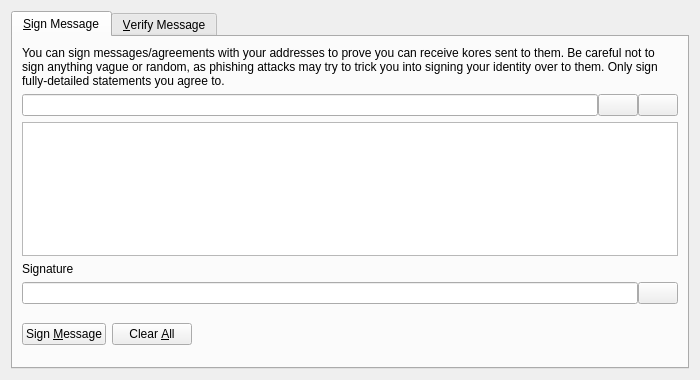
<?xml version="1.0" encoding="UTF-8"?>
<ui version="4.0">
 <class>SignVerifyMessageDialog</class>
 <widget class="QDialog" name="SignVerifyMessageDialog">
  <property name="geometry">
   <rect>
    <x>0</x>
    <y>0</y>
    <width>700</width>
    <height>380</height>
   </rect>
  </property>
  <property name="windowTitle">
   <string>Signatures - Sign / Verify a Message</string>
  </property>
  <property name="modal">
   <bool>true</bool>
  </property>
  <layout class="QVBoxLayout" name="verticalLayout">
   <item>
    <widget class="QTabWidget" name="tabWidget">
     <property name="currentIndex">
      <number>0</number>
     </property>
     <widget class="QWidget" name="tabSignMessage">
      <attribute name="title">
       <string>&amp;Sign Message</string>
      </attribute>
      <layout class="QVBoxLayout" name="verticalLayout_SM">
       <item>
        <widget class="QLabel" name="infoLabel_SM">
         <property name="text">
          <string>You can sign messages/agreements with your addresses to prove you can receive kores sent to them. Be careful not to sign anything vague or random, as phishing attacks may try to trick you into signing your identity over to them. Only sign fully-detailed statements you agree to.</string>
         </property>
         <property name="textFormat">
          <enum>Qt::PlainText</enum>
         </property>
         <property name="wordWrap">
          <bool>true</bool>
         </property>
        </widget>
       </item>
       <item>
        <layout class="QHBoxLayout" name="horizontalLayout_1_SM">
         <property name="spacing">
          <number>0</number>
         </property>
         <item>
          <widget class="QValidatedLineEdit" name="addressIn_SM">
           <property name="toolTip">
            <string>The Kore address to sign the message with</string>
           </property>
          </widget>
         </item>
         <item>
          <widget class="QPushButton" name="addressBookButton_SM">
           <property name="toolTip">
            <string>Choose previously used address</string>
           </property>
           <property name="text">
            <string/>
           </property>
           <property name="icon">
            <iconset resource="../kore.qrc">
             <normaloff>:/icons/address-book</normaloff>:/icons/address-book</iconset>
           </property>
           <property name="shortcut">
            <string>Alt+A</string>
           </property>
           <property name="autoDefault">
            <bool>false</bool>
           </property>
          </widget>
         </item>
         <item>
          <widget class="QPushButton" name="pasteButton_SM">
           <property name="toolTip">
            <string>Paste address from clipboard</string>
           </property>
           <property name="text">
            <string/>
           </property>
           <property name="icon">
            <iconset resource="../kore.qrc">
             <normaloff>:/icons/editpaste</normaloff>:/icons/editpaste</iconset>
           </property>
           <property name="shortcut">
            <string>Alt+P</string>
           </property>
           <property name="autoDefault">
            <bool>false</bool>
           </property>
          </widget>
         </item>
        </layout>
       </item>
       <item>
        <widget class="QPlainTextEdit" name="messageIn_SM">
         <property name="toolTip">
          <string>Enter the message you want to sign here</string>
         </property>
        </widget>
       </item>
       <item>
        <widget class="QLabel" name="signatureLabel_SM">
         <property name="text">
          <string>Signature</string>
         </property>
         <property name="textFormat">
          <enum>Qt::PlainText</enum>
         </property>
        </widget>
       </item>
       <item>
        <layout class="QHBoxLayout" name="horizontalLayout_2_SM">
         <property name="spacing">
          <number>0</number>
         </property>
         <item>
          <widget class="QLineEdit" name="signatureOut_SM">
           <property name="font">
            <font>
             <italic>true</italic>
            </font>
           </property>
           <property name="readOnly">
            <bool>true</bool>
           </property>
          </widget>
         </item>
         <item>
          <widget class="QPushButton" name="copySignatureButton_SM">
           <property name="toolTip">
            <string>Copy the current signature to the system clipboard</string>
           </property>
           <property name="text">
            <string/>
           </property>
           <property name="icon">
            <iconset resource="../kore.qrc">
             <normaloff>:/icons/editcopy</normaloff>:/icons/editcopy</iconset>
           </property>
           <property name="autoDefault">
            <bool>false</bool>
           </property>
          </widget>
         </item>
        </layout>
       </item>
       <item>
        <layout class="QHBoxLayout" name="horizontalLayout_3_SM">
         <item>
          <widget class="QPushButton" name="signMessageButton_SM">
           <property name="toolTip">
            <string>Sign the message to prove you own this Koreaddress</string>
           </property>
           <property name="text">
            <string>Sign &amp;Message</string>
           </property>
           <property name="icon">
            <iconset resource="../kore.qrc">
             <normaloff>:/icons/edit</normaloff>:/icons/edit</iconset>
           </property>
           <property name="autoDefault">
            <bool>false</bool>
           </property>
          </widget>
         </item>
         <item>
          <widget class="QPushButton" name="clearButton_SM">
           <property name="toolTip">
            <string>Reset all sign message fields</string>
           </property>
           <property name="text">
            <string>Clear &amp;All</string>
           </property>
           <property name="icon">
            <iconset resource="../kore.qrc">
             <normaloff>:/icons/remove</normaloff>:/icons/remove</iconset>
           </property>
           <property name="autoDefault">
            <bool>false</bool>
           </property>
          </widget>
         </item>
         <item>
          <spacer name="horizontalSpacer_1_SM">
           <property name="orientation">
            <enum>Qt::Horizontal</enum>
           </property>
           <property name="sizeHint" stdset="0">
            <size>
             <width>40</width>
             <height>48</height>
            </size>
           </property>
          </spacer>
         </item>
         <item>
          <widget class="QLabel" name="statusLabel_SM">
           <property name="font">
            <font>
             <weight>75</weight>
             <bold>true</bold>
            </font>
           </property>
           <property name="text">
            <string/>
           </property>
           <property name="wordWrap">
            <bool>true</bool>
           </property>
          </widget>
         </item>
         <item>
          <spacer name="horizontalSpacer_2_SM">
           <property name="orientation">
            <enum>Qt::Horizontal</enum>
           </property>
           <property name="sizeHint" stdset="0">
            <size>
             <width>40</width>
             <height>48</height>
            </size>
           </property>
          </spacer>
         </item>
        </layout>
       </item>
      </layout>
     </widget>
     <widget class="QWidget" name="tabVerifyMessage">
      <attribute name="title">
       <string>&amp;Verify Message</string>
      </attribute>
      <layout class="QVBoxLayout" name="verticalLayout_VM">
       <item>
        <widget class="QLabel" name="infoLabel_VM">
         <property name="text">
          <string>Enter the receiver's address, message (ensure you copy line breaks, spaces, tabs, etc. exactly) and signature below to verify the message. Be careful not to read more into the signature than what is in the signed message itself, to avoid being tricked by a man-in-the-middle attack. Note that this only proves the signing party receives with the address, it cannot prove sendership of any transaction!</string>
         </property>
         <property name="textFormat">
          <enum>Qt::PlainText</enum>
         </property>
         <property name="alignment">
          <set>Qt::AlignLeading|Qt::AlignLeft|Qt::AlignTop</set>
         </property>
         <property name="wordWrap">
          <bool>true</bool>
         </property>
        </widget>
       </item>
       <item>
        <layout class="QHBoxLayout" name="horizontalLayout_1_VM">
         <property name="spacing">
          <number>0</number>
         </property>
         <item>
          <widget class="QValidatedLineEdit" name="addressIn_VM">
           <property name="toolTip">
            <string>The Kore address the message was signed with</string>
           </property>
          </widget>
         </item>
         <item>
          <widget class="QPushButton" name="addressBookButton_VM">
           <property name="toolTip">
            <string>Choose previously used address</string>
           </property>
           <property name="text">
            <string/>
           </property>
           <property name="icon">
            <iconset resource="../kore.qrc">
             <normaloff>:/icons/address-book</normaloff>:/icons/address-book</iconset>
           </property>
           <property name="shortcut">
            <string>Alt+A</string>
           </property>
           <property name="autoDefault">
            <bool>false</bool>
           </property>
          </widget>
         </item>
        </layout>
       </item>
       <item>
        <widget class="QPlainTextEdit" name="messageIn_VM"/>
       </item>
       <item>
        <widget class="QValidatedLineEdit" name="signatureIn_VM"/>
       </item>
       <item>
        <layout class="QHBoxLayout" name="horizontalLayout_2_VM">
         <item>
          <widget class="QPushButton" name="verifyMessageButton_VM">
           <property name="toolTip">
            <string>Verify the message to ensure it was signed with the specified Koreaddress</string>
           </property>
           <property name="text">
            <string>Verify &amp;Message</string>
           </property>
           <property name="icon">
            <iconset resource="../kore.qrc">
             <normaloff>:/icons/transaction_0</normaloff>:/icons/transaction_0</iconset>
           </property>
           <property name="autoDefault">
            <bool>false</bool>
           </property>
          </widget>
         </item>
         <item>
          <widget class="QPushButton" name="clearButton_VM">
           <property name="toolTip">
            <string>Reset all verify message fields</string>
           </property>
           <property name="text">
            <string>Clear &amp;All</string>
           </property>
           <property name="icon">
            <iconset resource="../kore.qrc">
             <normaloff>:/icons/remove</normaloff>:/icons/remove</iconset>
           </property>
           <property name="autoDefault">
            <bool>false</bool>
           </property>
          </widget>
         </item>
         <item>
          <spacer name="horizontalSpacer_1_VM">
           <property name="orientation">
            <enum>Qt::Horizontal</enum>
           </property>
           <property name="sizeHint" stdset="0">
            <size>
             <width>40</width>
             <height>48</height>
            </size>
           </property>
          </spacer>
         </item>
         <item>
          <widget class="QLabel" name="statusLabel_VM">
           <property name="font">
            <font>
             <weight>75</weight>
             <bold>true</bold>
            </font>
           </property>
           <property name="text">
            <string/>
           </property>
           <property name="wordWrap">
            <bool>true</bool>
           </property>
          </widget>
         </item>
         <item>
          <spacer name="horizontalSpacer_2_VM">
           <property name="orientation">
            <enum>Qt::Horizontal</enum>
           </property>
           <property name="sizeHint" stdset="0">
            <size>
             <width>40</width>
             <height>48</height>
            </size>
           </property>
          </spacer>
         </item>
        </layout>
       </item>
      </layout>
     </widget>
    </widget>
   </item>
  </layout>
 </widget>
 <customwidgets>
  <customwidget>
   <class>QValidatedLineEdit</class>
   <extends>QLineEdit</extends>
   <header>qvalidatedlineedit.h</header>
  </customwidget>
 </customwidgets>
 <resources>
  <include location="../kore.qrc"/>
 </resources>
 <connections/>
</ui>
